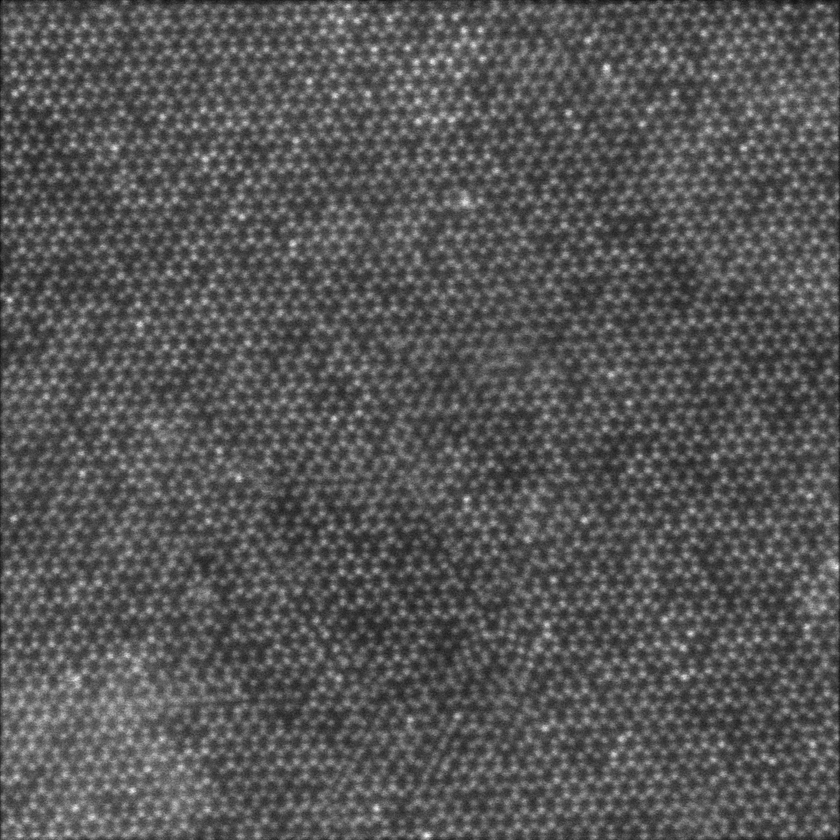
#> input picture 3D Stack align2/3D Stack align2_original.png, 840 x 840 px, shrunk from 1024 x 1024 before the run
$ python -i TEMDepthEstimator.py   (imports and definitions only)
#> lines starting #> are read from the running program, lines starting #| are printed output that depends on the picture
import numpy as np
from scipy import ndimage
import cv2
# import torch

class TEMDepthEstimator:
    def __init__(self):
        """
        Initialize the TEM image depth estimator with specialized processing
        for electron microscopy images.
        """
        # self.device = torch.device("cuda" if torch.cuda.is_available() else "cpu")

    # [19 lines left out: function preprocess_tem_image, not called in this run]

    def guided_filter(self, guide, src, radius, eps):
        """Implementation of guided filter without requiring OpenCV contrib"""
        guide = guide.astype(np.float32)
        src = src.astype(np.float32)

        kernel = np.ones((2 * radius + 1, 2 * radius + 1)) / ((2 * radius + 1) ** 2)
        mean_guide = ndimage.convolve(guide, kernel)
        mean_src = ndimage.convolve(src, kernel)
        mean_guide_src = ndimage.convolve(guide * src, kernel)
        mean_guide_guide = ndimage.convolve(guide * guide, kernel)

        var_guide = mean_guide_guide - mean_guide * mean_guide
        cov_guide_src = mean_guide_src - mean_guide * mean_src

        a = cov_guide_src / (var_guide + eps)
        b = mean_src - a * mean_guide

        mean_a = ndimage.convolve(a, kernel)
        mean_b = ndimage.convolve(b, kernel)

        return mean_a * guide + mean_b

    def estimate_depth_from_intensity(self, image):
        """
        Edge-preserving smoothing approach using guided filter.
        Good for maintaining subtle details while reducing artifacts.
        """
        depth_map = 1.0 - image

        # Multi-scale guided filtering
        r_values = [2, 4, 8]
        eps_values = [0.1 ** 2, 0.2 ** 2, 0.4 ** 2]

        filtered_depth = np.zeros_like(depth_map)
        for r, eps in zip(r_values, eps_values):
            filtered = self.guided_filter(
                guide=depth_map,
                src=depth_map,
                radius=r,
                eps=eps
            )
            filtered_depth += filtered

        filtered_depth /= len(r_values)

        # Calculate gradient component
        gx = ndimage.gaussian_filter(filtered_depth, sigma=1.0, order=(1, 0))
        gy = ndimage.gaussian_filter(filtered_depth, sigma=1.0, order=(0, 1))
        gradient = np.sqrt(gx ** 2 + gy ** 2)
        gradient = np.tanh(gradient)

        depth_map = 0.95 * filtered_depth + 0.05 * gradient

        return cv2.normalize(depth_map, None, 0, 1, cv2.NORM_MINMAX)

    # [76 lines left out: function filter_atoms_by_depth_contours, not called in this run]

>>> import cv2
>>> picture = cv2.cvtColor(cv2.imread('3D Stack align2/3D Stack align2_original.png'), cv2.COLOR_BGR2RGB)
#> picture is the input picture: shape (840, 840, 3); min 2, max 250, mean 85.6
>>> result = TEMDepthEstimator().estimate_depth_from_intensity(picture)
#> in estimate_depth_from_intensity, `depth_map = 1.0 - image`:
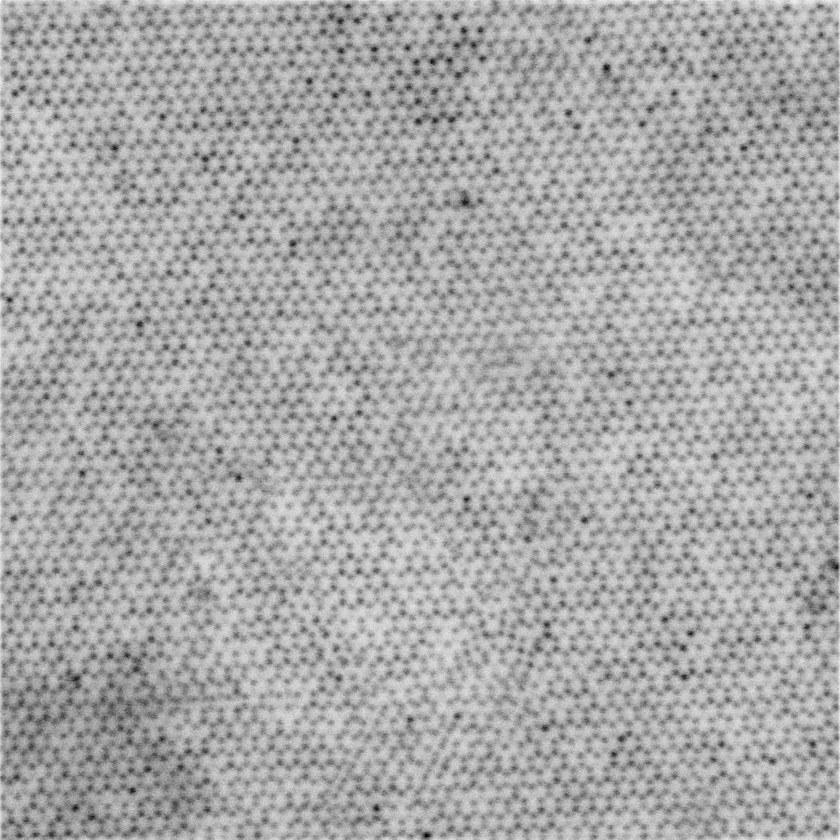
#> depth_map: shape (840, 840, 3) float64; min -249, max -1, mean -84.63; drawn with min black and max white
#> after the loop in estimate_depth_from_intensity, `for r, eps in zip(r_values, eps_values):`: filtered_depth: shape (840, 840, 3) float64; every value is 0
#> (the run stopped early here; a loop or call above may not have finished)

$ run again, on 3D Stack align2/01_enhancement3D Stack align2.png
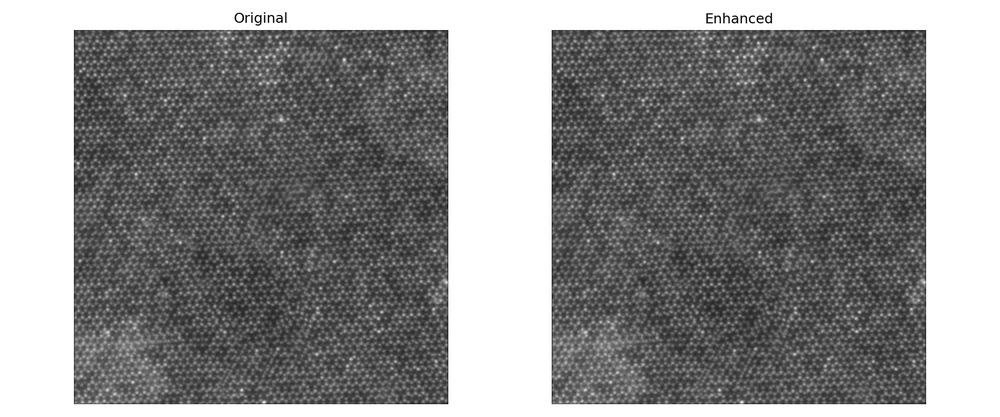
#> input picture 3D Stack align2/01_enhancement3D Stack align2.png, 1000 x 417 px, shrunk from 1800 x 750 before the run
#> picture is the input picture: shape (417, 1000, 3); min 0, max 255, mean 140.7
#> in estimate_depth_from_intensity, `depth_map = 1.0 - image`:
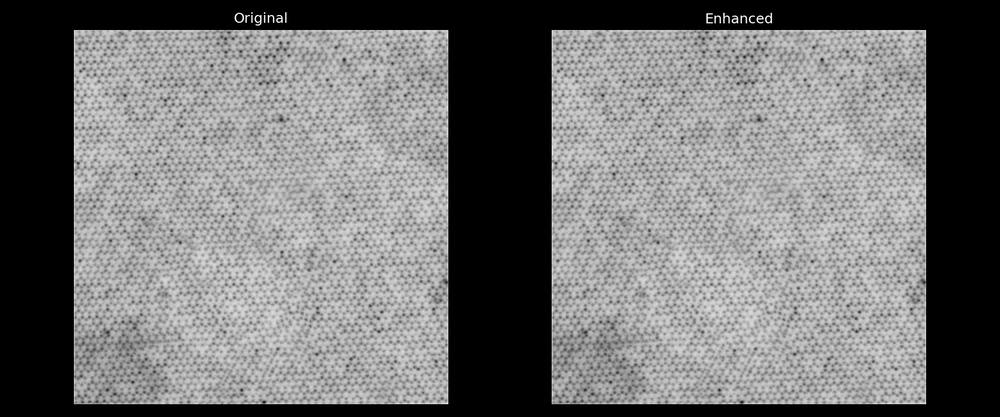
#> depth_map: shape (417, 1000, 3) float64; min -254, max 1, mean -139.7; drawn with min black and max white

$ run again, on 3D Stack align2/02_atoms3D Stack align2.png
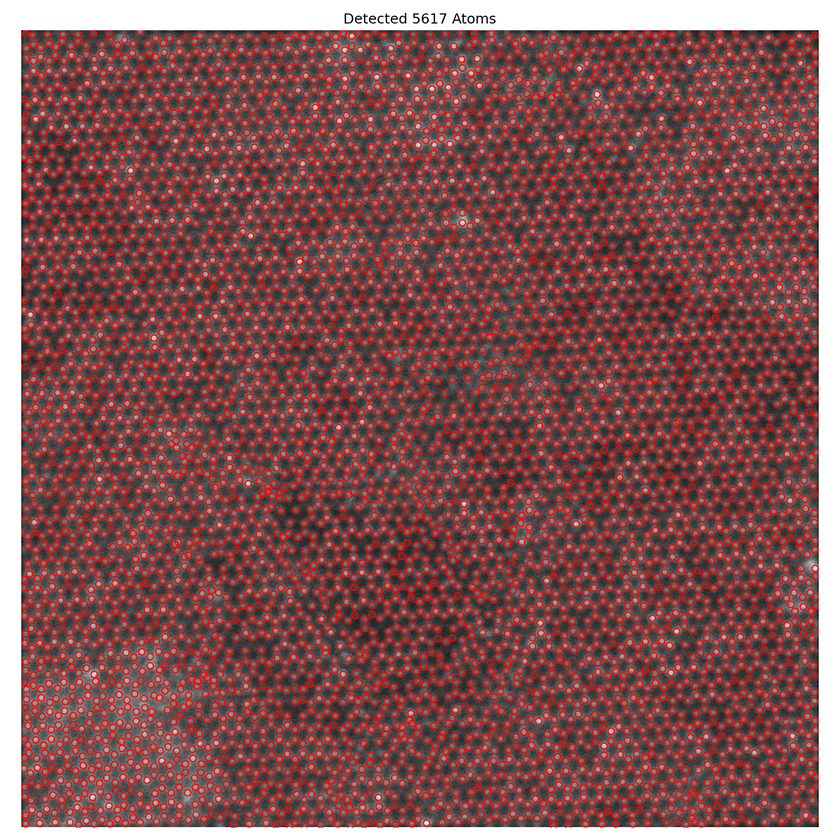
#> input picture 3D Stack align2/02_atoms3D Stack align2.png, 840 x 840 px, shrunk from 1500 x 1500 before the run
#> in estimate_depth_from_intensity, `depth_map = 1.0 - image`:
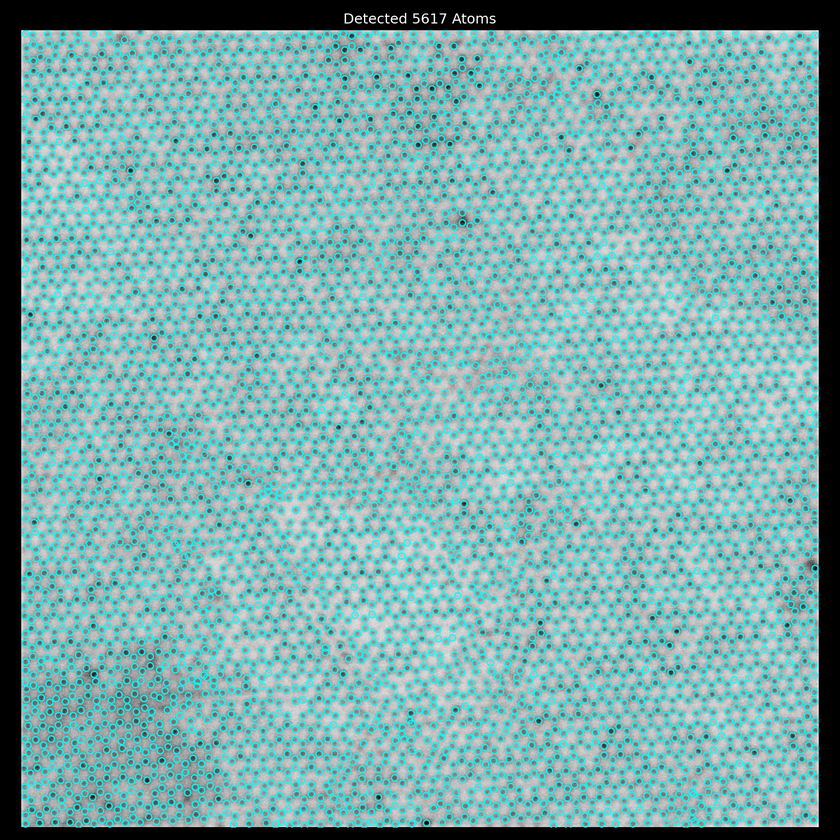
#> depth_map: shape (840, 840, 3) float64; mean R, G, B -130.4, -83.32, -83.32; drawn with min black and max white
#> the loop in estimate_depth_from_intensity, `for r, eps in zip(r_values, eps_values):` made 1 pass
#> pass 1, in guided_filter, `guide = guide.astype(np.float32)`:
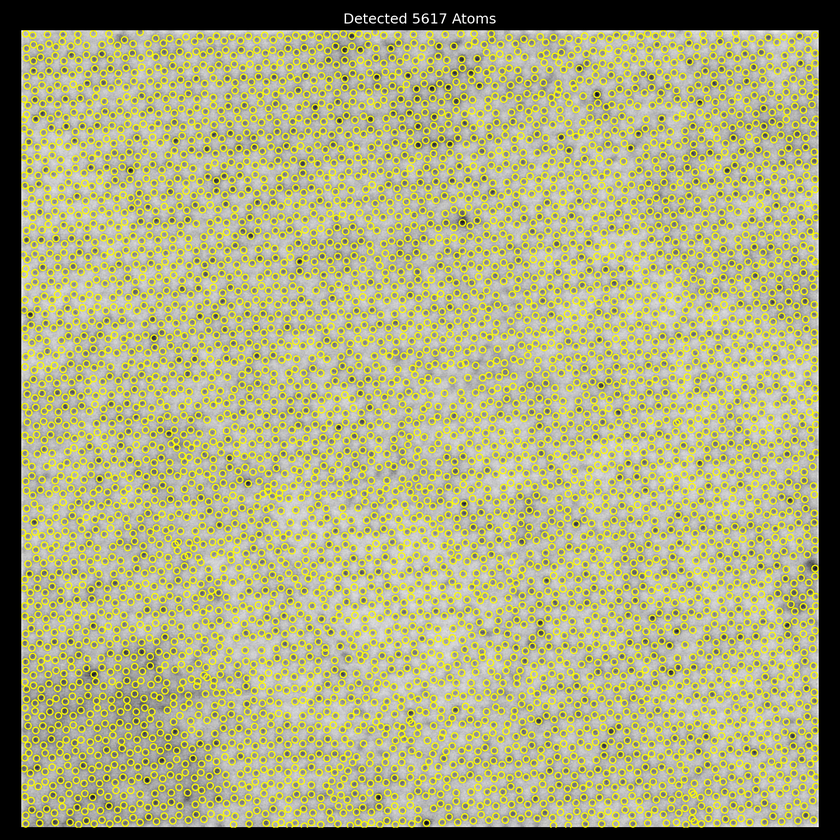
#> guide: shape (840, 840, 3) float32; mean of channels 0, 1, 2 -130.5, -83.38, -83.38; drawn with min black and max white
